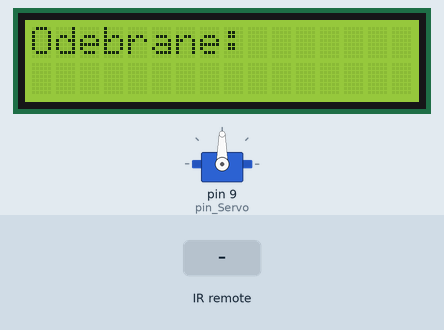
A sketch run on a simulated Arduino Uno, built with avr-gcc and run on an emulated ATmega328P. Shown: servo, 16×2 character LCD. The test bench sets the inputs (shaded band). What the sketch prints to the serial monitor is not drawn.

Above: at 1.2 s.
1.3 s: infrared code 0xFF9867 received
At 2.5 s:
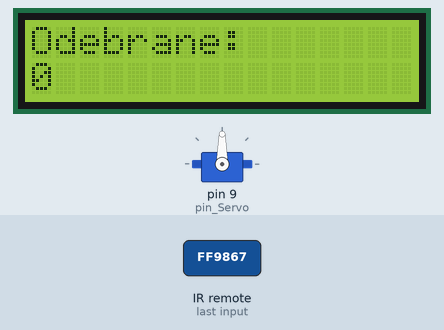
2.8 s: infrared code 0xFFA25D received
At 3.3 s:
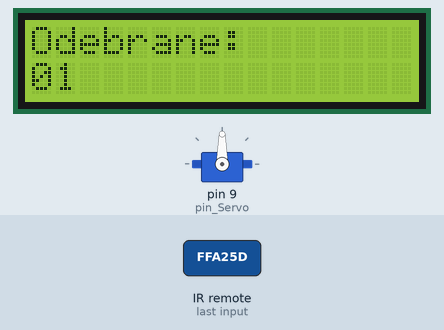
4.4 s: infrared code 0xFF629D received
At 5.2 s:
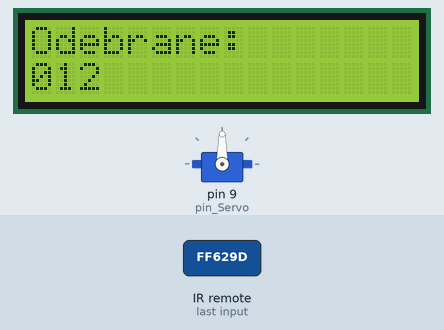
5.9 s: infrared code 0xFFE21D received
At 7.1 s:
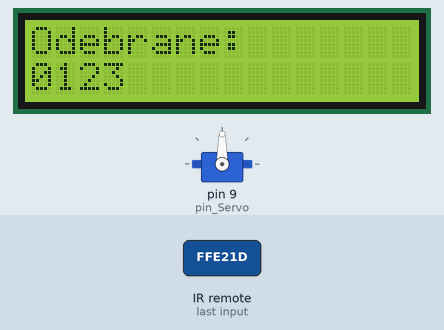
7.4 s: infrared code 0xFF22DD received
At 7.9 s:
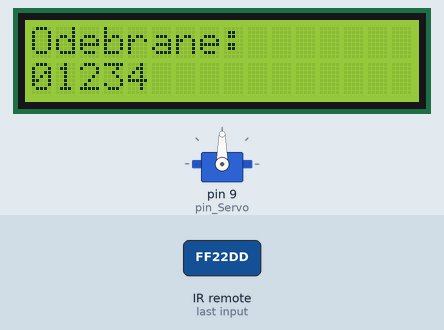
8.9 s: infrared code 0xFF02FD received
At 9.8 s:
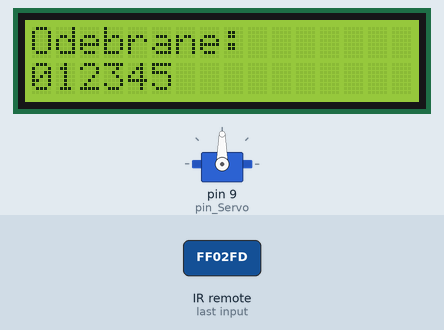
Timing chart, 0 to 11.4 s (numbered marks = the images above; inputs shaded):
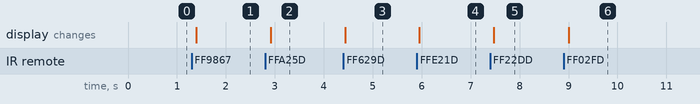

Measured:
- after the input at 1.3 s, the display: changes after 0.09 s (image 1)
- after the input at 2.8 s, the display: changes after 0.11 s (image 2)
- after the input at 4.4 s, the display: changes at once (image 3)
- after the input at 5.9 s, the display: changes after 0.06 s (image 4)
- after the input at 7.4 s, the display: changes after 0.08 s (image 5)
- after the input at 8.9 s, the display: changes after 0.10 s (image 6)

The sketch:

12e_IrRemote_LCD.ino
```cpp
#include <IRremote.h>
#include <Servo.h>
#include <LiquidCrystal_I2C.h>

#define pin_IR 11
#define pin_Servo 9

IRrecv irrecv(pin_IR);
decode_results odczyt;
Servo serwo;
LiquidCrystal_I2C lcd(0x27, 16, 2);

char znak;
String tekst = "";
int pozycja =0;

void setup() {
  Serial.begin(9600);
  irrecv.enableIRIn(); // Aktywacja odczytu
  irrecv.blink13(true); // Po odebraniu kodu migaj diodą LED 13
  serwo.attach(pin_Servo);
  lcd.init();
  lcd.backlight();
  lcd.home();
  lcd.print("Odebrane:");
}

void loop() {
  if (irrecv.decode(&odczyt) == true) {
    Serial.println(odczyt.value, HEX);
    // Porównywanie wartości w HEX. Przed liczbą HEX dajemy 0x
    switch (odczyt.value) {
      case 0xFF9867: tekst += '0'; break;
      case 0xFFA25D: tekst += '1'; break;
      case 0xFF629D: tekst += '2'; break;
      case 0xFFE21D: tekst += '3'; break;
      case 0xFF22DD: tekst += '4'; break;
      case 0xFF02FD: tekst += '5'; break;
      case 0xFFC23D: tekst += '6'; break;
      case 0xFFE01F: tekst += '7'; break;
      case 0xFFA857: tekst += '8'; break;
      case 0xFF906F: tekst += '9'; break;
      case 0xFF38C7: serwo.write(pozycja); tekst = ""; break;
    }
    pozycja = tekst.toInt();
    if (pozycja > 180){
      pozycja = 180;
    }
    irrecv.resume();
    lcd.setCursor(0, 1);
    lcd.print(tekst);
    lcd.print("                ");
  }
//  Serial.print("Text: ");
//  Serial.print(tekst);
//  Serial.print(" INT:");
//  Serial.println(pozycja);
  delay(100);
}
```
